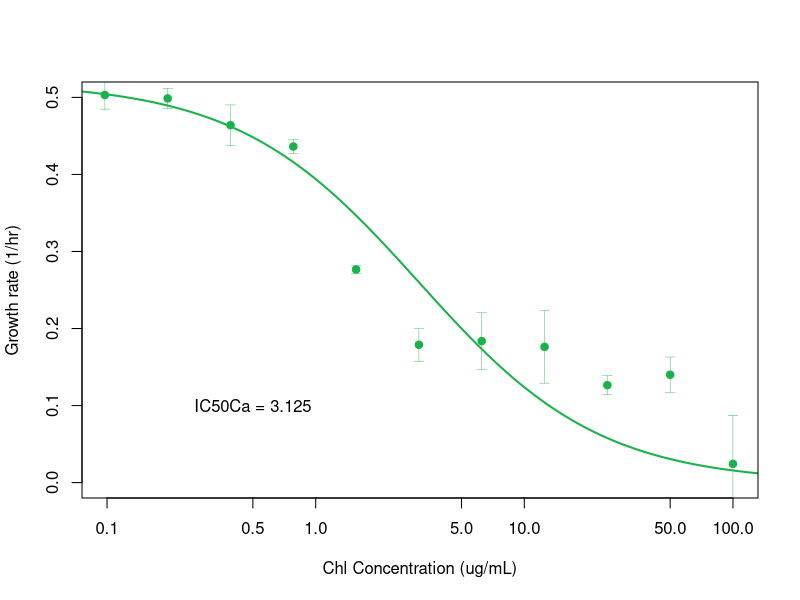
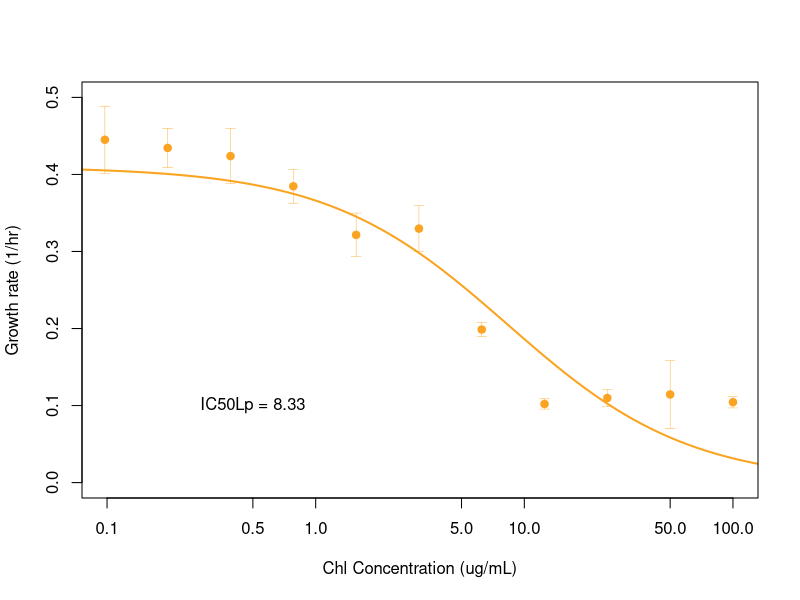
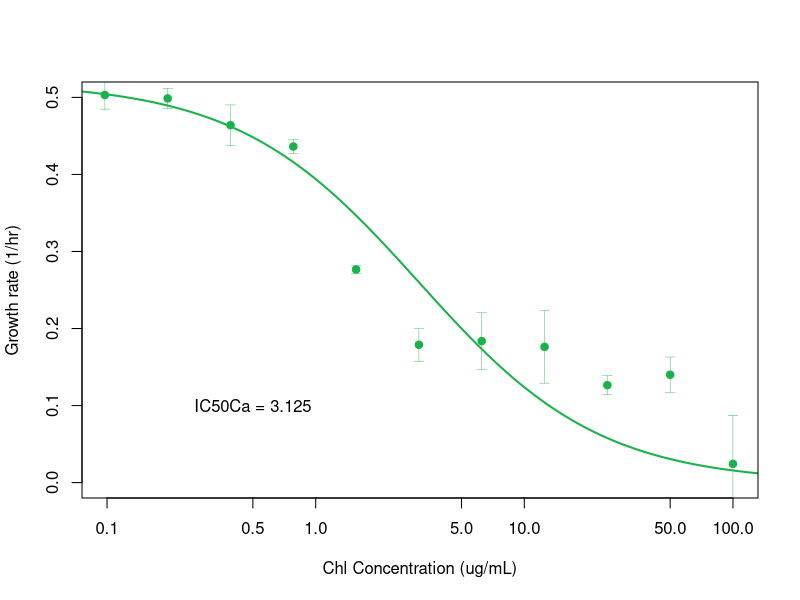
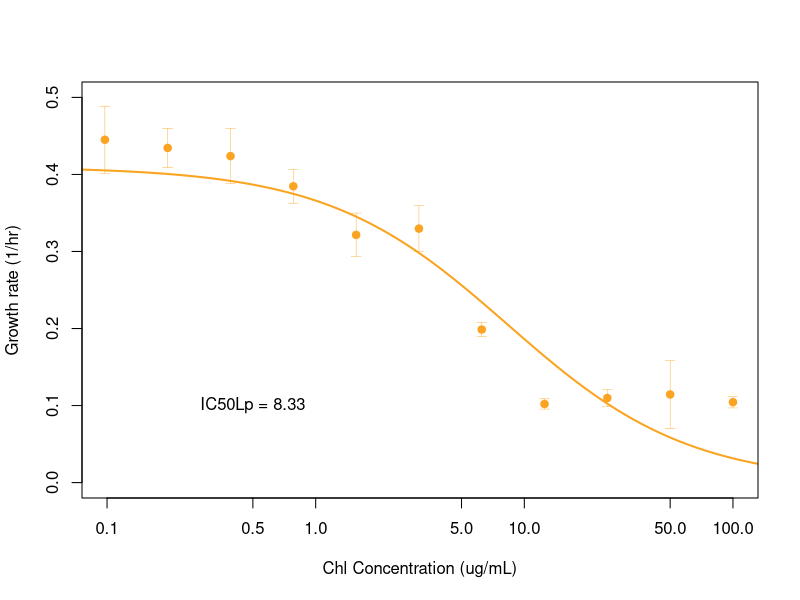

The R script that drew these images, in order:
library(ggplot2)

#the data corresponds to the growth rates measured in Fig. S3
IMdata <- read.table ("GrowthRateVsChlConcentration.dat", header=T, sep = "\t", dec = ".")


## Bacteriostatics' model: Inverse Monod Growth
Rstatic <- function (R0, Bstat, I50) {
  Rstat <- R0 / (1 + Bstat / I50 ) 
  return (Rstat)
}

#parameter values for Ca
rf = 0.52
IC50_1 = 3.125   
# plot Ca's growth rate vs Chl concentration
Bstatic1<- seq(0,150, by= 0.01) 
plot (Bstatic1, Rstatic(rf, Bstatic1, IC50_1), xlab='Chl Concentration (ug/mL)', ylab='Growth rate (1/hr)', type = 'l', col='#1AB24B', lwd = 2, log='x', ylim =c(0.0,0.5), xlim = c(0.1, 100))
points(IMdata[1:12,1], IMdata[1:12,3], col = '#1AB24B', pch = 19)
arrows(x0=IMdata[1:12,1], y0=IMdata[1:12,3]-IMdata[1:12,4], x1=IMdata[1:12,1], y1=IMdata[1:12,3]+IMdata[1:12,4], code=3, angle=90, length=0.05, col="#1AB24B", lwd=0.4)
text(x=0.5, y=0.1, labels="IC50Ca = 3.125")
#export plot
pdf(paste("F_14A_right.pdf"), width=5, height=4.5)
plot (Bstatic1, Rstatic(rf, Bstatic1, IC50_1), xlab='Chl Concentration (ug/mL)', ylab='Growth rate (1/hr)', type = 'l', col='#1AB24B', lwd = 2, log='x', ylim =c(0.0,0.5), xlim = c(0.1, 100))
points(IMdata[1:12,1], IMdata[1:12,3], col = '#1AB24B', pch = 19)
arrows(x0=IMdata[1:12,1], y0=IMdata[1:12,3]-IMdata[1:12,4], x1=IMdata[1:12,1], y1=IMdata[1:12,3]+IMdata[1:12,4], code=3, angle=90, length=0.05, col="#1AB24B", lwd=0.4)
text(x=0.5, y=0.1, labels="IC50Ca = 3.125")
dev.off()

#parameter values for Lp
rs= 0.41
IC50_2 = 8.33 
# plot Lp's growth rate vs Chl concentrationrs 
Bstatic1<- seq(0,150, by= 0.01) 
plot (Bstatic1, Rstatic(rs, Bstatic1, IC50_2), xlab='Chl Concentration (ug/mL)', ylab='Growth rate (1/hr)', type = 'l', col='#FAA421', lwd = 2, log='x', ylim =c(0.0,0.5), xlim = c(0.1, 100))
points(IMdata[13:24,1], IMdata[13:24,3], col='#FAA421', pch = 19)
arrows(x0=IMdata[13:24,1], y0=IMdata[13:24,3]-IMdata[13:24,4], x1=IMdata[13:24,1], y1=IMdata[13:24,3]+IMdata[13:24,4], code=3, angle=90, length=0.05, col="#FAA421", lwd=0.4)
text(x=0.5, y=0.1, labels="IC50Lp = 8.33")
#export it
pdf(paste("F_14A_right.pdf"), width=5, height=4.5)
plot (Bstatic1, Rstatic(rs, Bstatic1, IC50_2), xlab='Chl Concentration (ug/mL)', ylab='Growth rate (1/hr)', type = 'l', col='#FAA421', lwd = 2, log='x', ylim =c(0.0,0.5), xlim = c(0.1, 100))
points(IMdata[13:24,1], IMdata[13:24,3], col='#FAA421', pch = 19)
arrows(x0=IMdata[13:24,1], y0=IMdata[13:24,3]-IMdata[13:24,4], x1=IMdata[13:24,1], y1=IMdata[13:24,3]+IMdata[13:24,4], code=3, angle=90, length=0.05, col="#FAA421", lwd=0.4)
text(x=0.5, y=0.1, labels="IC50Lp = 8.33")
dev.off()

